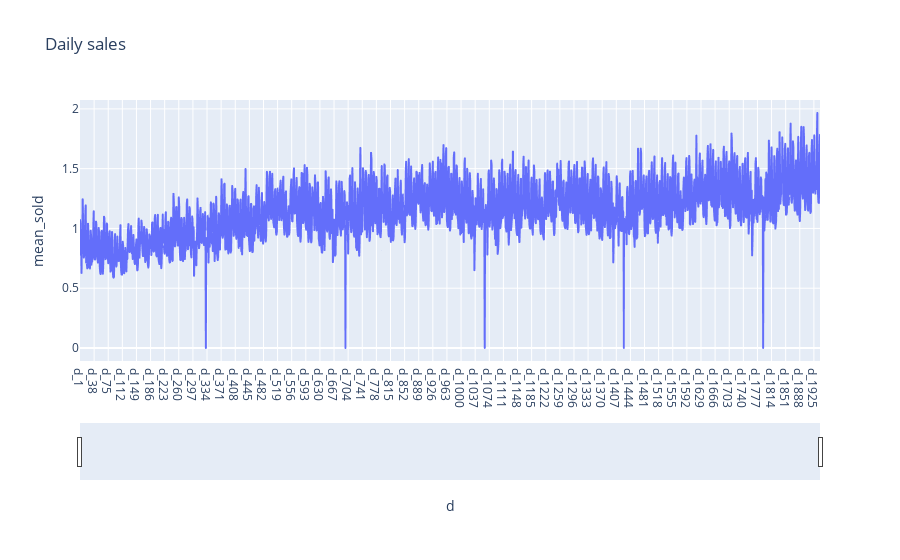

The code cell stored with this chart in its notebook:
### Markdown cell above
# Daily sales

### Code cell
sales_mean=DF_MAIN.groupby(['d'],as_index=False,sort=False).agg(mean_sold=('sold',np.mean))
fig = px.line(sales_mean, x='d', y='mean_sold', title='Daily sales')
fig.update_xaxes(rangeslider_visible=True)
fig.show()

### Figure 1 — Plotly figure (JSON) as saved in the notebook; plotly's stock layout.template omitted (floating-point values rounded to 4 significant figures; data arrays with more than 128 entries replaced by an {"elided": "..."} marker saying what was removed)
{"data": [{"hovertemplate": "d=%{x}<br>mean_sold=%{y}<extra></extra>", "legendgroup": "", "line": {"color": "#636efa", "dash": "solid"}, "marker": {"symbol": "circle"}, "mode": "lines", "name": "", "showlegend": false, "type": "scattergl", "x": {"elided": "1941 str values"}, "xaxis": "x", "y": {"elided": "1941 float values"}, "yaxis": "y"}], "layout": {"legend": {"tracegroupgap": 0}, "title": {"text": "Daily sales"}, "xaxis": {"anchor": "y", "domain": [0, 1], "rangeslider": {"visible": true}, "title": {"text": "d"}}, "yaxis": {"anchor": "x", "domain": [0, 1], "title": {"text": "mean_sold"}}}}
